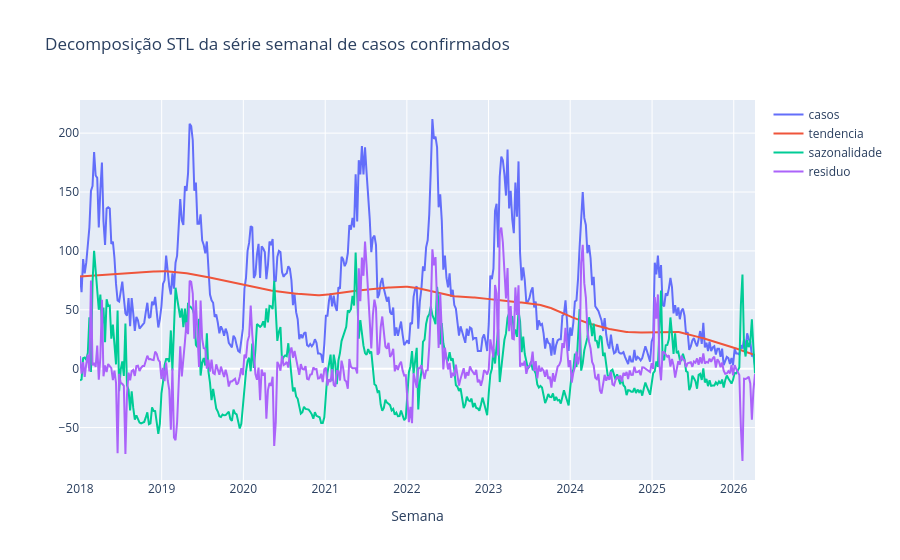

This figure's notebook cell:
### Code cell
stl = STL(serie_semanal["casos"], period=52, robust=True)
resultado_stl = stl.fit()

decomposicao = pd.DataFrame({
    "casos": serie_semanal["casos"],
    "tendencia": resultado_stl.trend,
    "sazonalidade": resultado_stl.seasonal,
    "residuo": resultado_stl.resid,
})

fig = go.Figure()
for coluna in ["casos", "tendencia", "sazonalidade", "residuo"]:
    fig.add_trace(go.Scatter(x=decomposicao.index, y=decomposicao[coluna], name=coluna))
fig.update_layout(title="Decomposição STL da série semanal de casos confirmados", xaxis_title="Semana")
fig.show()

### Figure 1 — Plotly figure (JSON) as saved in the notebook; plotly's stock layout.template omitted (floating-point values rounded to 4 significant figures; data arrays with more than 128 entries replaced by an {"elided": "..."} marker saying what was removed)
{"data": [{"name": "casos", "type": "scatter", "x": {"elided": "432 str values"}, "y": {"elided": "432 int values"}}, {"name": "tendencia", "type": "scatter", "x": {"elided": "432 str values"}, "y": {"elided": "432 float values"}}, {"name": "sazonalidade", "type": "scatter", "x": {"elided": "432 str values"}, "y": {"elided": "432 float values"}}, {"name": "residuo", "type": "scatter", "x": {"elided": "432 str values"}, "y": {"elided": "432 float values"}}], "layout": {"title": {"text": "Decomposição STL da série semanal de casos confirmados"}, "xaxis": {"title": {"text": "Semana"}}}}
